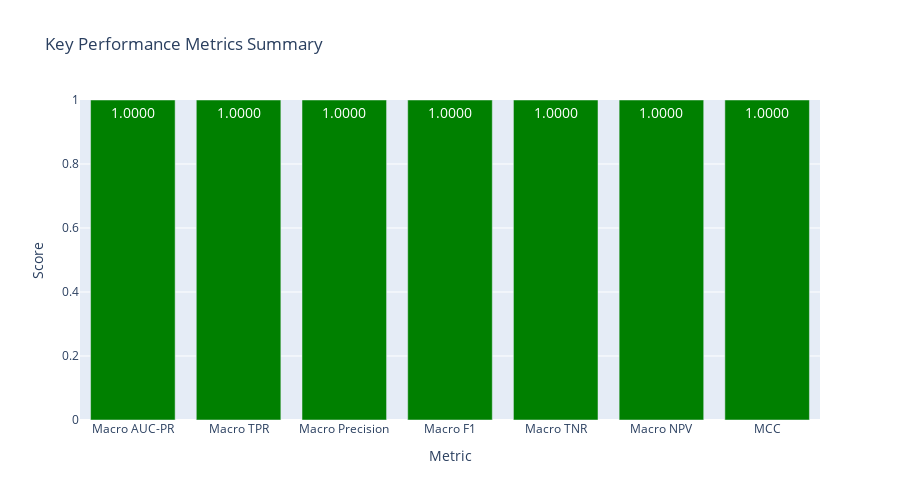

The code cell stored with this chart in its notebook:
### Code cell
# Final Summary Visualization - Metrics Comparison
print("\n" + "="*80)
print("VISUAL SUMMARY OF KEY METRICS")
print("="*80)

# Create a bar chart for key macro metrics
fig_summary = go.Figure()

metric_names = [
    'Macro AUC-PR',
    'Macro TPR',
    'Macro Precision', 
    'Macro F1',
    'Macro TNR',
    'Macro NPV',
    'MCC'
]

metric_values = [
    macro_pr_auc,
    macro_recall,
    macro_precision,
    macro_f1,
    macro_tnr,
    macro_npv,
    mcc_value
]

# Create color coding: green for good, yellow for moderate, red for poor
colors_bar = []
for val in metric_values:
    if val >= 0.8:
        colors_bar.append('green')
    elif val >= 0.6:
        colors_bar.append('orange')
    else:
        colors_bar.append('red')

fig_summary.add_trace(go.Bar(
    x=metric_names,
    y=metric_values,
    marker_color=colors_bar,
    text=[f'{v:.4f}' for v in metric_values],
    textposition='auto',
    textfont=dict(size=14, color='white')
))

fig_summary.update_layout(
    title='Key Performance Metrics Summary',
    xaxis_title='Metric',
    yaxis_title='Score',
    yaxis=dict(range=[0, 1]),
    width=900,
    height=500,
    font=dict(size=12)
)

fig_summary.show()

# Final Report Summary
print("\n" + "="*80)
print("OPTIMIZATION AND EVALUATION SUMMARY")
print("="*80)
print(f"\nOptimization Method: Bayesian Optimization")
print(f"Optimization Metric: Matthews Correlation Coefficient (MCC)")
print(f"Cross-Validation: 5-Fold Stratified CV")
print(f"Number of Features: {len(top_features)}")
print(f"Number of Classes: {n_classes}")
print(f"Test Set Size: {len(y_test)}")
print(f"\nBest Hyperparameters Found:")
for param, value in best_params.items():
    print(f"  {param}: {value}")
print(f"\nFinal Test Performance:")
print(f"  Matthews Correlation Coefficient (MCC): {mcc_value:.4f}")
print(f"  Macro-Average AUC-PR: {macro_pr_auc:.4f}")
print(f"  Macro F1-Score: {macro_f1:.4f}")
print(f"  Macro Precision: {macro_precision:.4f}")
print(f"  Macro Recall (TPR): {macro_recall:.4f}")
print(f"  Macro TNR (Specificity): {macro_tnr:.4f}")
print(f"  Macro NPV: {macro_npv:.4f}")
print(f"  Macro FPR: {macro_fpr:.4f}")
print(f"  Macro FNR: {macro_fnr:.4f}")

print("\n" + "="*80)
print("REPORT COMPLETE")
print("="*80)

### Figure 1 — Plotly figure (JSON) as saved in the notebook; plotly's stock layout.template omitted (floating-point values rounded to 4 significant figures)
{"data": [{"marker": {"color": ["green", "green", "green", "green", "green", "green", "green"]}, "text": ["1.0000", "1.0000", "1.0000", "1.0000", "1.0000", "1.0000", "1.0000"], "textfont": {"color": "white", "size": 14}, "textposition": "auto", "type": "bar", "x": ["Macro AUC-PR", "Macro TPR", "Macro Precision", "Macro F1", "Macro TNR", "Macro NPV", "MCC"], "y": [1, 1, 1, 1, 1, 1, 1]}], "layout": {"font": {"size": 12}, "height": 500, "title": {"text": "Key Performance Metrics Summary"}, "width": 900, "xaxis": {"title": {"text": "Metric"}}, "yaxis": {"range": [0, 1], "title": {"text": "Score"}}}}
